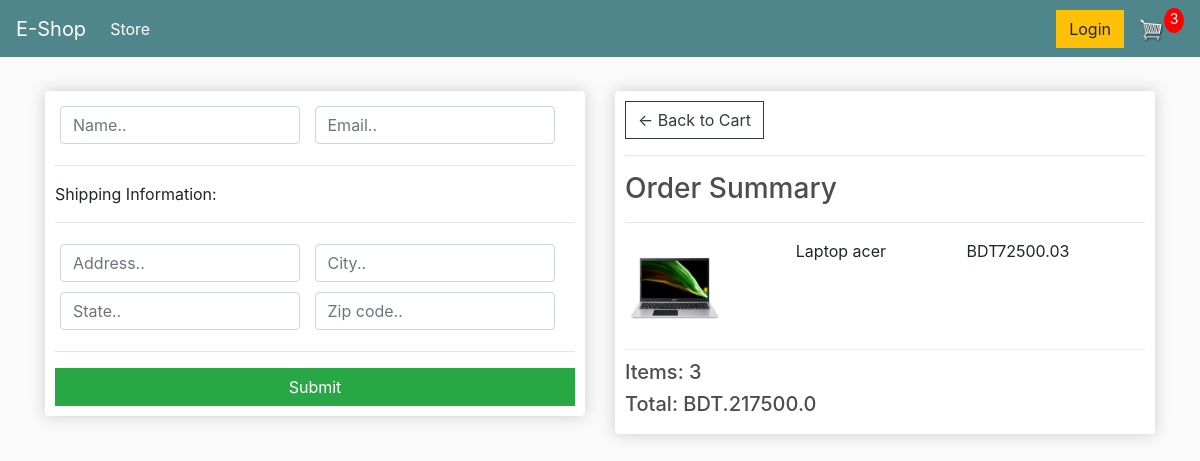
/checkout/ (signed in), run on an earlier commit of the app's database.
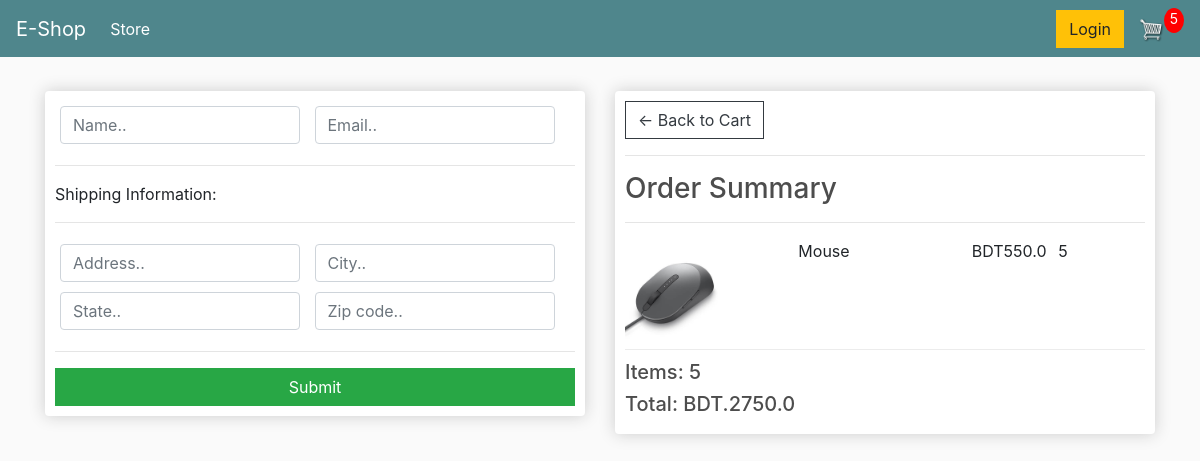
And on a later commit of the database.
### store/models.py (models this page shows, shortened)
class OrderItem(models.Model):
  product = models.ForeignKey(Product, on_delete=models.SET_NULL, blank=True,null=True)
  order = models.ForeignKey(Order, on_delete=models.SET_NULL,blank=True,null=True)
  quantity = models.IntegerField(default=0, blank=True, null=True)
  date_added = models.DateTimeField(auto_now_add=True)
  @property
  def get_total(self):
    total = self.product.price * self.quantity
    return total

class Product(models.Model):
  name = models.CharField(max_length=200, blank=True,null=True)
  price = models.FloatField()
  digital = models.BooleanField(default=False , blank=True, null=True)
  image = models.ImageField(blank=True,null=True)
  @property
  def imageURL(self):
    try:
      url = self.image.url
    except:
      url = ''
    return url

class Order(models.Model):
  customer = models.ForeignKey(Customer, on_delete=models.CASCADE, blank=True,null=True)
  date_ordered = models.DateTimeField(auto_now_add=True)
  complete =  models.BooleanField(default=False , blank=True, null=True)
  transaction_id = models.CharField(max_length=200,blank=True, null=True)
  @property
  def shipping(self):
    shipping = False
    orderitems = self.orderitem_set.all()
    for i in orderitems:
      if i.product.digital == False:
        shipping = True
    return shipping
  @property
  def get_cart_total(self):
    orderitems = self.orderitem_set.all()
    total = sum([item.get_total for item in orderitems])
    return total
  @property
  def get_cart_items(self):
    orderitems = self.orderitem_set.all()
    total = sum([item.quantity for item in orderitems])
    return total

### store/views.py (the view)
# urls.py: path('checkout/', checkout , name='checkout'),
def checkout(request):
  if request.user.is_authenticated:
      customer = request.user.customer
      queryset = Order.objects.filter(customer=customer, complete=False)
      if queryset.exists():
        order, created = queryset.first(), False
      else:
        order, created = Order.objects.create(customer=customer, complete=False), True
      items = order.orderitem_set.all()
      cartItems = order.get_cart_items
  else:
      items=[]
      order = {'get_cart_total':0, 'get_cart_items':0,'shipping':False}
      cartItems = order['get_cart_items']
  context = {'order':order,'items':items,'cartItems':cartItems}
  return render(request,'store/checkout.html',context)

### templates/store/checkout.html (shortened to what this page needs)
{% extends 'store/main.html' %}
{% load static %}
{% block content %}
<div class="row">
  <div class="col-lg-6">
    <div class="box-element" id="form-wrapper">
      <form id="form">
        <div id="user-info">
          <div class="form-field">
            <input required class="form-control" type="text" name="name" placeholder="Name..">
          </div>
          <div class="form-field">
            <input required class="form-control" type="email" name="email" placeholder="Email..">
          </div>
        </div>
        <div id="shipping-info">
          <hr>
            <p>Shipping Information:</p>
            <hr>
          <div class="form-field">
            <input class="form-control" type="text" name="address" placeholder="Address..">
          </div>
          <div class="form-field">
            <input class="form-control" type="text" name="city" placeholder="City..">
          </div>
          <div class="form-field">
            <input class="form-control" type="text" name="state" placeholder="State..">
          </div>
          <div class="form-field">
            <input class="form-control" type="text" name="zipcode" placeholder="Zip code..">
          </div>
        </div>
        <hr>
	       <input id="form-button" class="btn btn-success btn-block" type="submit" >
      </form>
    </div>
  </div>
  <br>
  <div class="col-lg-6">
    <div class="box-element">
      <a  class="btn btn-outline-dark" href="{% url 'cart' %}">&#x2190; Back to Cart</a>
      <hr>
      <h3>Order Summary</h3>
      <hr>
      {% for item in items %}
      <div class="cart-row">
        <div style="flex:2"><img class="row-image" src="{{item.product.imageURL}}"></div>
        <div style="flex:2"><p>{{item.product.name}}</p></div>
        <div style="flex:1"><p>BDT{{item.product.price}}</p></div>
        <div style="flex:1"><p>{{item.quantity}}</p></div>
      </div>
      {% endfor %}
      <h5>Items: {{order.get_cart_items}}</h5>
      <h5>Total:   BDT.{{order.get_cart_total}}</h5>
    </div>
  </div>
</div>
{% endblock %}

What changed in the data, as far as the page shows it:
no longer on this page (row edited): OrderItem: product.imageURL (picture), product.name "Laptop acer", product.price "72500.0", quantity "3"
removed Order: get_cart_items "3", get_cart_total "217500.0"
added OrderItem: product.imageURL (picture), product.name "Mouse", product.price "550.0", quantity "5"
added Order: get_cart_items "5", get_cart_total "2750.0"
Also different on the page:
{{ cartItems }}: "3" → "5"
